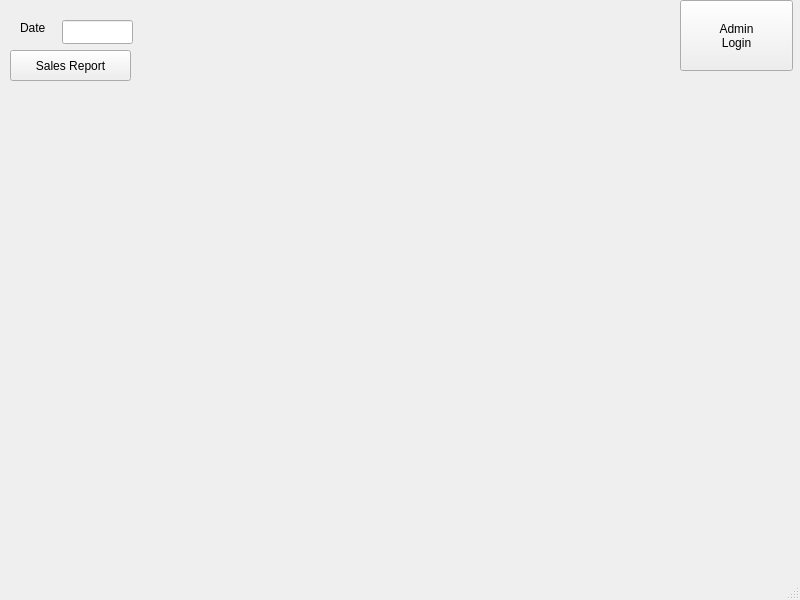
<?xml version="1.0" encoding="UTF-8"?>
<ui version="4.0">
 <class>MainWindow</class>
 <widget class="QMainWindow" name="MainWindow">
  <property name="geometry">
   <rect>
    <x>0</x>
    <y>0</y>
    <width>800</width>
    <height>600</height>
   </rect>
  </property>
  <property name="windowTitle">
   <string>MainWindow</string>
  </property>
  <widget class="QWidget" name="centralwidget">
   <widget class="QPushButton" name="adminLoginButton">
    <property name="geometry">
     <rect>
      <x>680</x>
      <y>0</y>
      <width>113</width>
      <height>71</height>
     </rect>
    </property>
    <property name="text">
     <string>Admin
Login</string>
    </property>
   </widget>
   <widget class="QLabel" name="outputConsole">
    <property name="geometry">
     <rect>
      <x>160</x>
      <y>20</y>
      <width>361</width>
      <height>401</height>
     </rect>
    </property>
    <property name="text">
     <string/>
    </property>
    <property name="alignment">
     <set>Qt::AlignLeading|Qt::AlignLeft|Qt::AlignTop</set>
    </property>
   </widget>
   <widget class="QPushButton" name="dailySalesReportButton">
    <property name="geometry">
     <rect>
      <x>10</x>
      <y>50</y>
      <width>121</width>
      <height>31</height>
     </rect>
    </property>
    <property name="text">
     <string>Sales Report</string>
    </property>
   </widget>
   <widget class="QLineEdit" name="dateInput">
    <property name="geometry">
     <rect>
      <x>62</x>
      <y>20</y>
      <width>71</width>
      <height>24</height>
     </rect>
    </property>
   </widget>
   <widget class="QLabel" name="dateLabel">
    <property name="geometry">
     <rect>
      <x>20</x>
      <y>20</y>
      <width>31</width>
      <height>16</height>
     </rect>
    </property>
    <property name="text">
     <string>Date</string>
    </property>
   </widget>
  </widget>
  <widget class="QMenuBar" name="menubar">
   <property name="geometry">
    <rect>
     <x>0</x>
     <y>0</y>
     <width>800</width>
     <height>21</height>
    </rect>
   </property>
  </widget>
  <widget class="QStatusBar" name="statusbar"/>
 </widget>
 <resources/>
 <connections/>
</ui>
